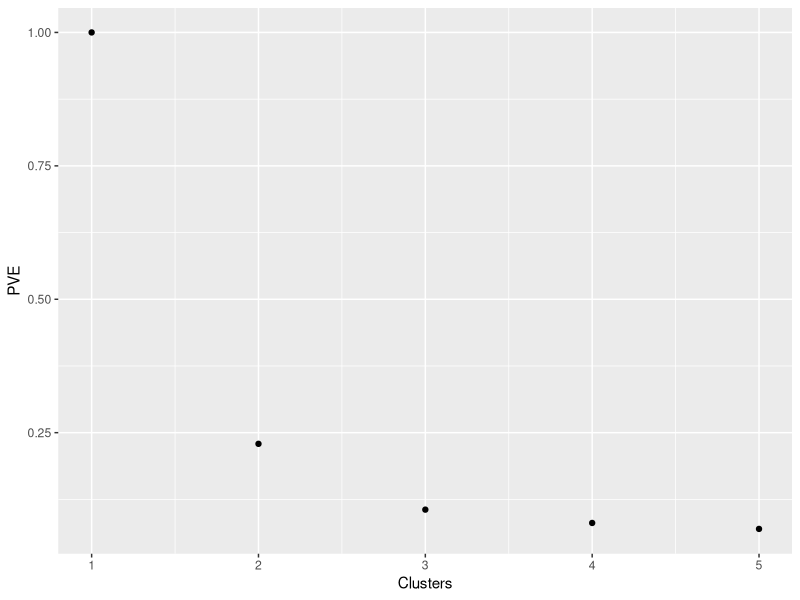
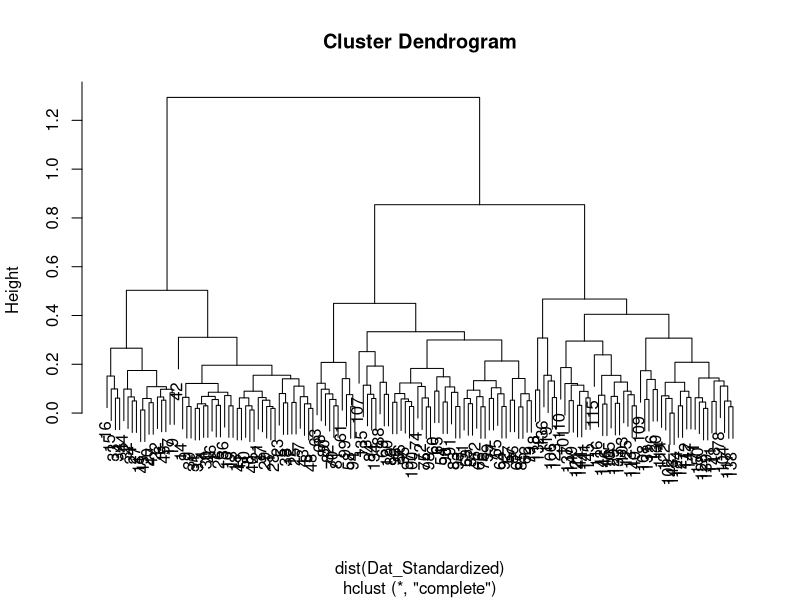
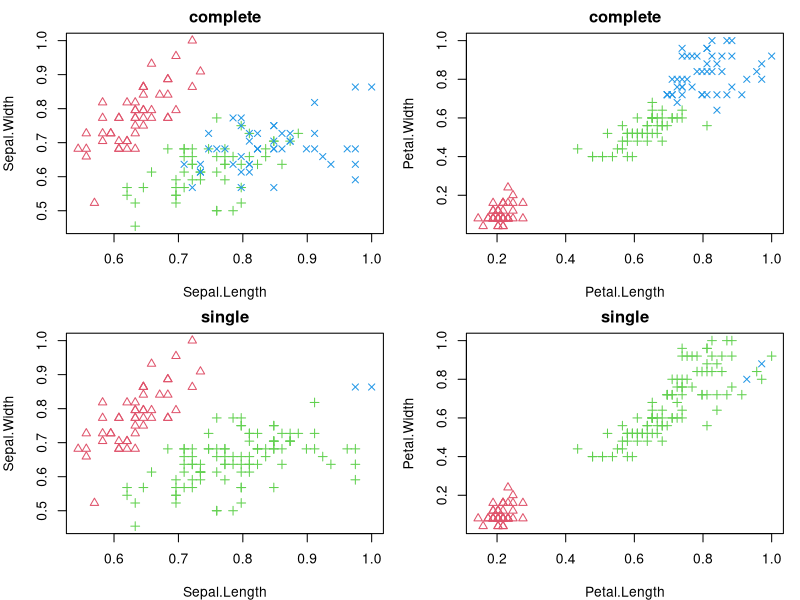
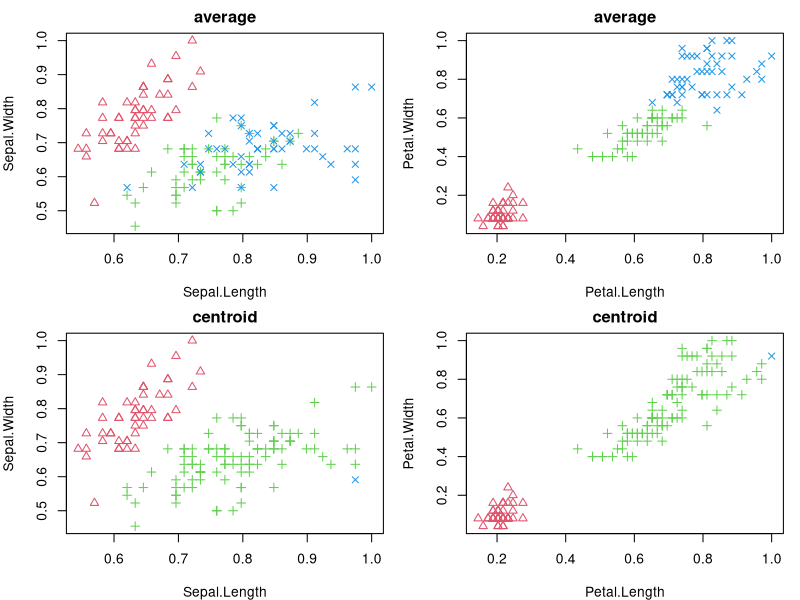
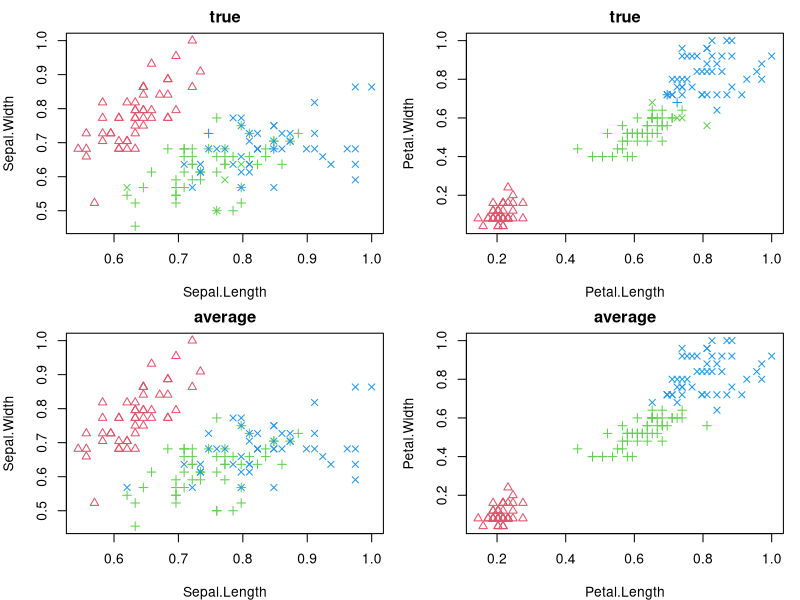
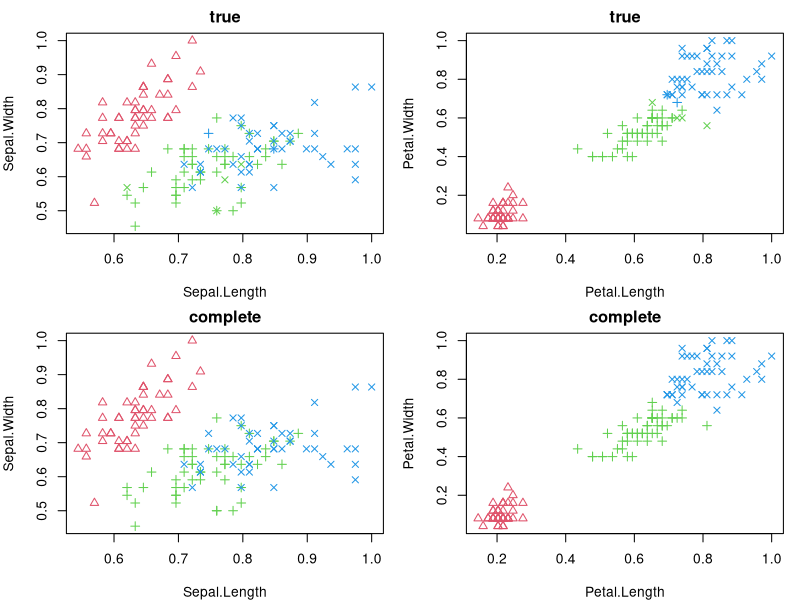

Write the R code that produced these figures, in order.
## ---- chunk 1
knitr::opts_chunk$set(echo = TRUE)
## ---- chunk 2
suppressMessages(library(tidyverse))
library(ggplot2)
data("iris")

Dat <- iris %>% select(-Species)
head(Dat)

Dat_Standardized <- sapply(Dat, FUN = function(x){
  x/max(x)
})

Dat_Compare_Standardized <- Dat_Standardized %>% as.data.frame %>%
  mutate(Species = as.numeric(iris$Species))



Albuen <- c()
for (i in 1:5) {
  tmp <- kmeans(Dat_Standardized, i, nstart = 50)
  Albuen[i] <- tmp$tot.withinss/tmp$totss
}
Albue_Plot <- tibble(PVE = Albuen, Clusters = seq_along(PVE))

ggplot(data = Albue_Plot, mapping = aes(x = Clusters, y = PVE)) +
  geom_point()

## ---- chunk 3

Complete_hclust <- hclust(d = dist(Dat_Standardized), method = "complete") 

plot(Complete_hclust) 

res_complete <- cutree(Complete_hclust, 3)

res_single <- hclust(d = dist(Dat_Standardized), method = "single") %>% cutree(3)

res_average <- hclust(d = dist(Dat_Standardized), method = "average") %>% cutree(3)

res_centroid <- hclust(d = dist(Dat_Standardized), method = "centroid") %>% cutree(3)

par(mfrow=c(2,2))
par(mar=c(4,4,2,1))
## Results
plot(Dat_Standardized[,1:2], pch = res_complete + 1, col = res_complete + 1, main = "complete")
plot(Dat_Standardized[,3:4], pch = res_complete + 1, col = res_complete + 1, main = "complete")

plot(Dat_Standardized[,1:2], pch = res_single + 1, col = res_single + 1, main = "single")
plot(Dat_Standardized[,3:4], pch = res_single + 1, col = res_single + 1, main = "single")

plot(Dat_Standardized[,1:2], pch = res_average + 1, col = res_average + 1, main = "average")
plot(Dat_Standardized[,3:4], pch = res_average + 1, col = res_average + 1, main = "average")

plot(Dat_Standardized[,1:2], pch = res_centroid + 1, col = res_centroid + 1, main = "centroid")
plot(Dat_Standardized[,3:4], pch = res_centroid + 1, col = res_centroid + 1, main = "centroid")

##########True groupings ##########
plot(Dat_Standardized[,1:2], pch = Dat_Compare_Standardized$Species + 1, col = res_complete + 1, main = "true")
plot(Dat_Standardized[,3:4], pch = Dat_Compare_Standardized$Species + 1, col = res_complete + 1, main = "true")
plot(Dat_Standardized[,1:2], pch = res_average + 1, col = res_average + 1, main = "average")
plot(Dat_Standardized[,3:4], pch = res_average + 1, col = res_average + 1, main = "average")
#Very similar, unlike some of the other methods. Complete and average looks best for this problem.
plot(Dat_Standardized[,1:2], pch = Dat_Compare_Standardized$Species + 1, col = res_complete + 1, main = "true")
plot(Dat_Standardized[,3:4], pch = Dat_Compare_Standardized$Species + 1, col = res_complete + 1, main = "true")
plot(Dat_Standardized[,1:2], pch = res_complete + 1, col = res_complete + 1, main = "complete")
plot(Dat_Standardized[,3:4], pch = res_complete + 1, col = res_complete + 1, main = "complete")
